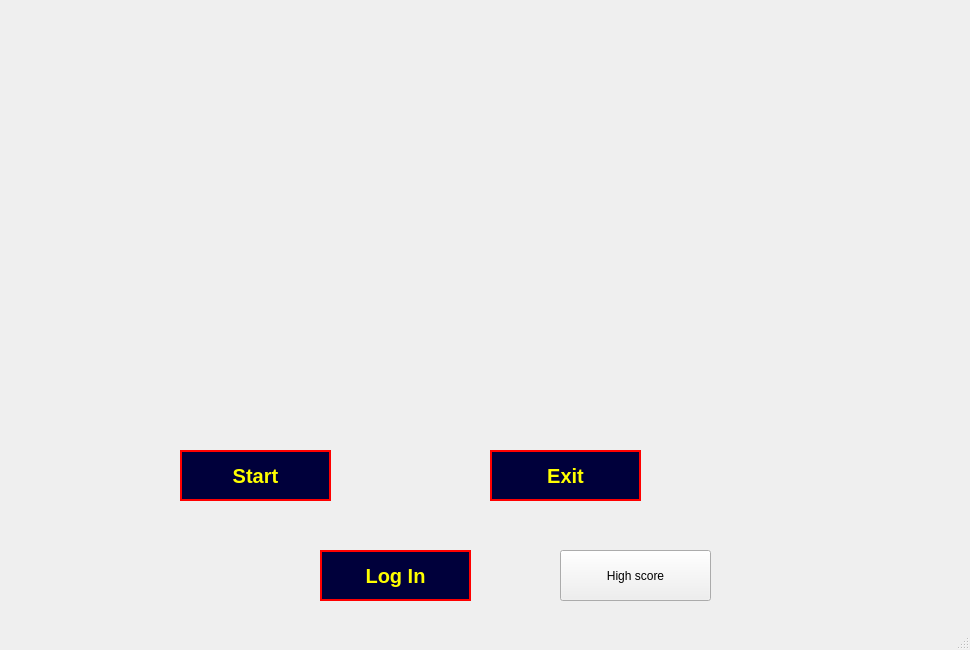
<?xml version="1.0" encoding="UTF-8"?>
<ui version="4.0">
 <class>Startmenu</class>
 <widget class="QMainWindow" name="Startmenu">
  <property name="geometry">
   <rect>
    <x>0</x>
    <y>0</y>
    <width>970</width>
    <height>650</height>
   </rect>
  </property>
  <property name="maximumSize">
   <size>
    <width>970</width>
    <height>650</height>
   </size>
  </property>
  <property name="windowTitle">
   <string>KBC</string>
  </property>
  <property name="windowIcon">
   <iconset resource="resource.qrc">
    <normaloff>:/img/icon.png</normaloff>:/img/icon.png</iconset>
  </property>
  <property name="styleSheet">
   <string notr="true">#centralwidget{
	image: url(:/img/background.png);
}
</string>
  </property>
  <widget class="QWidget" name="centralwidget">
   <widget class="QPushButton" name="pushButton_start">
    <property name="geometry">
     <rect>
      <x>180</x>
      <y>450</y>
      <width>151</width>
      <height>51</height>
     </rect>
    </property>
    <property name="styleSheet">
     <string notr="true">#pushButton_start{
color:yellow;
font-size: 20px;
font: bold;
border-width: 2px;
border-style: solid;
border-color: red;
background-color:rgb(0, 0, 59);
}
</string>
    </property>
    <property name="text">
     <string>Start</string>
    </property>
   </widget>
   <widget class="QPushButton" name="pushButton_exit">
    <property name="geometry">
     <rect>
      <x>490</x>
      <y>450</y>
      <width>151</width>
      <height>51</height>
     </rect>
    </property>
    <property name="styleSheet">
     <string notr="true">#pushButton_exit{
color:yellow;
font-size: 20px;
font: bold;
border-width: 2px;
border-style: solid;
border-color: red;
background-color:rgb(0, 0, 59);
}
</string>
    </property>
    <property name="text">
     <string>Exit</string>
    </property>
   </widget>
   <widget class="QPushButton" name="login_Button">
    <property name="geometry">
     <rect>
      <x>320</x>
      <y>550</y>
      <width>151</width>
      <height>51</height>
     </rect>
    </property>
    <property name="styleSheet">
     <string notr="true">#login_Button{
color:yellow;
font-size: 20px;
font: bold;
border-width: 2px;
border-style: solid;
border-color: red;
background-color:rgb(0, 0, 59);
}
</string>
    </property>
    <property name="text">
     <string>Log In</string>
    </property>
   </widget>
   <widget class="QPushButton" name="login_Button_highscore">
    <property name="geometry">
     <rect>
      <x>560</x>
      <y>550</y>
      <width>151</width>
      <height>51</height>
     </rect>
    </property>
    <property name="styleSheet">
     <string notr="true">#login_Button{
color:yellow;
font-size: 20px;
font: bold;
border-width: 2px;
border-style: solid;
border-color: red;
background-color:rgb(0, 0, 59);
}
</string>
    </property>
    <property name="text">
     <string>High score</string>
    </property>
   </widget>
  </widget>
  <widget class="QStatusBar" name="statusbar"/>
 </widget>
 <resources>
  <include location="resource.qrc"/>
 </resources>
 <connections/>
</ui>
